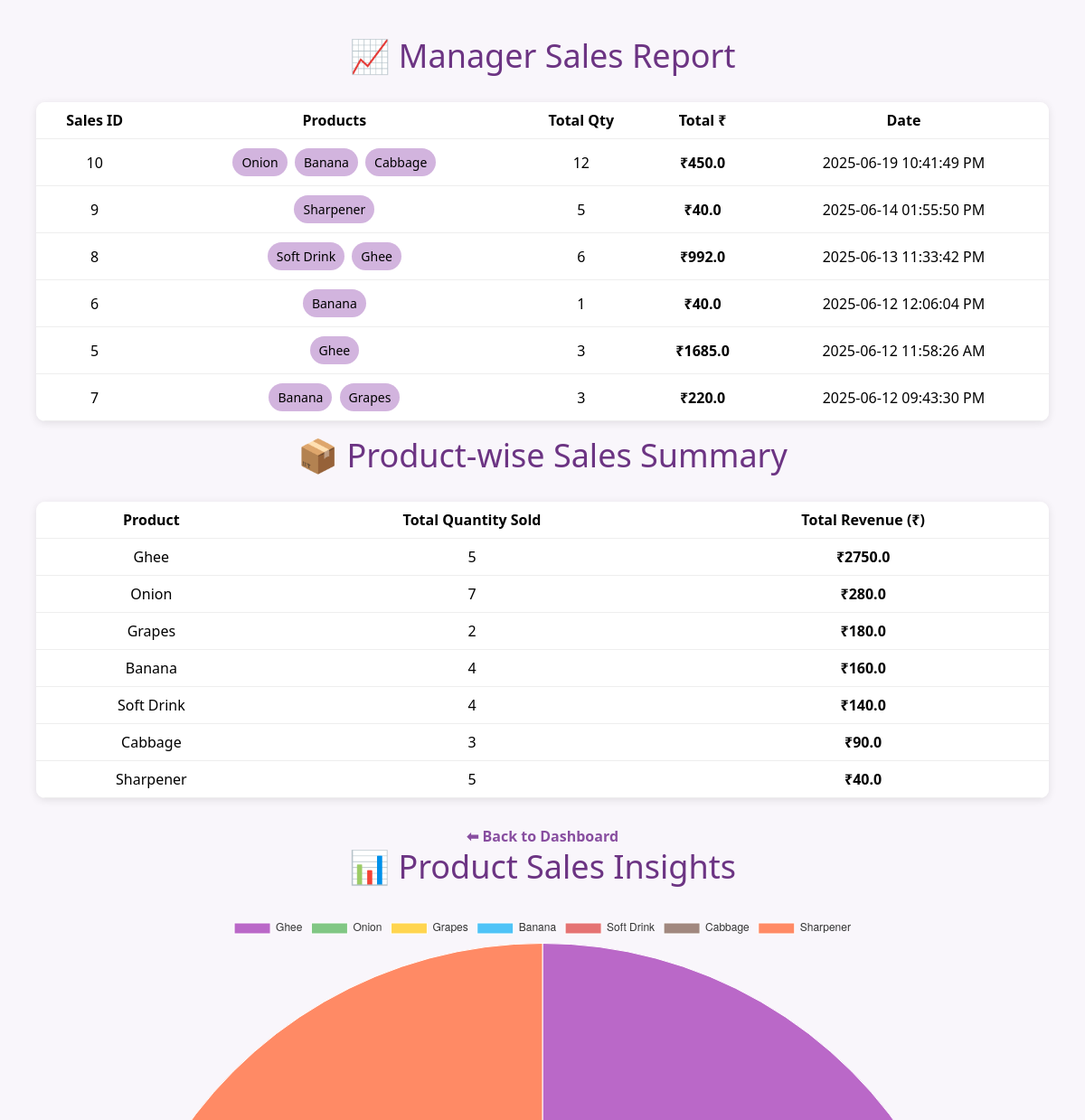
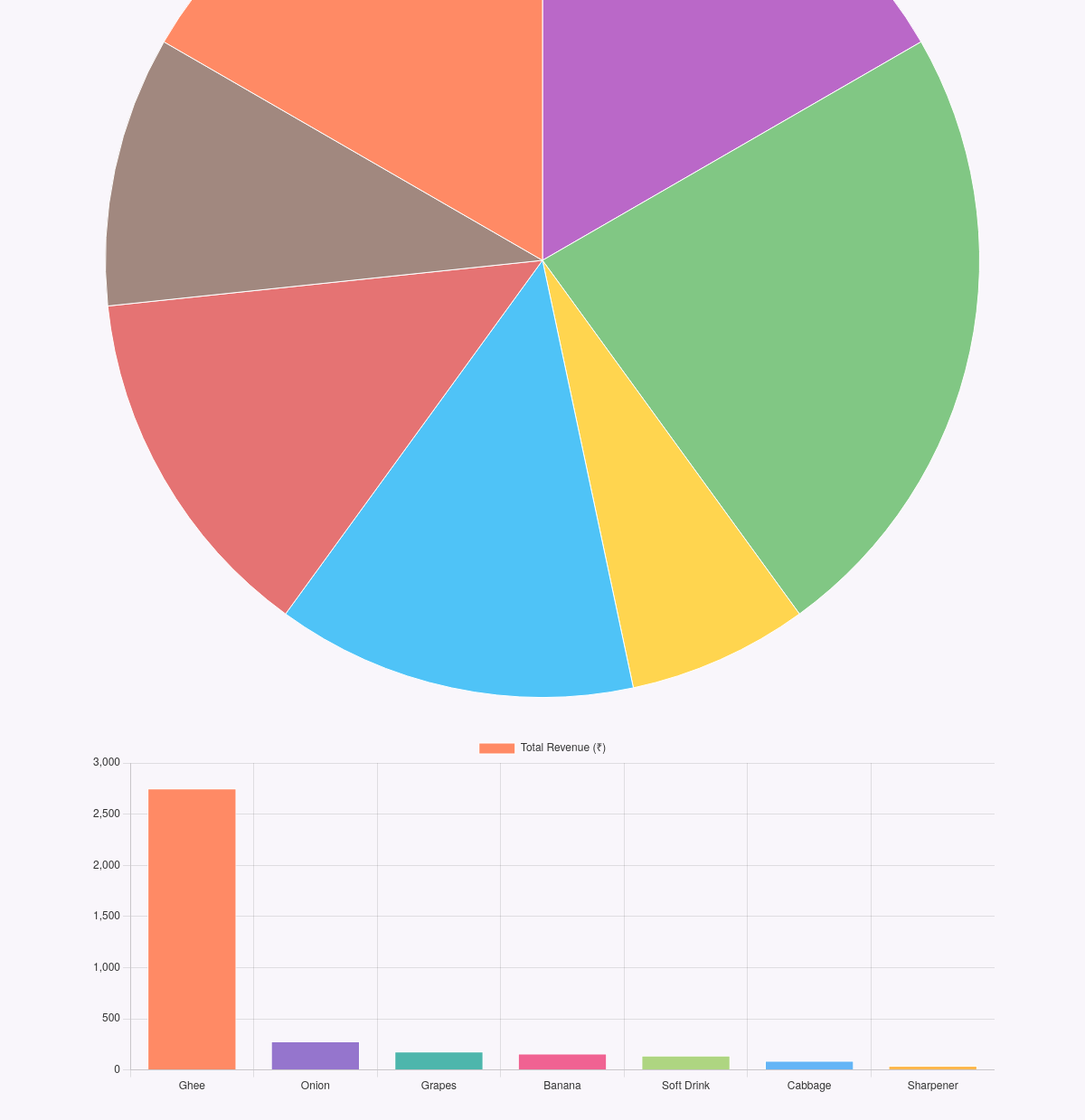
The app's page /manager/sales_report (signed in), older data (2 pictures, top to bottom).
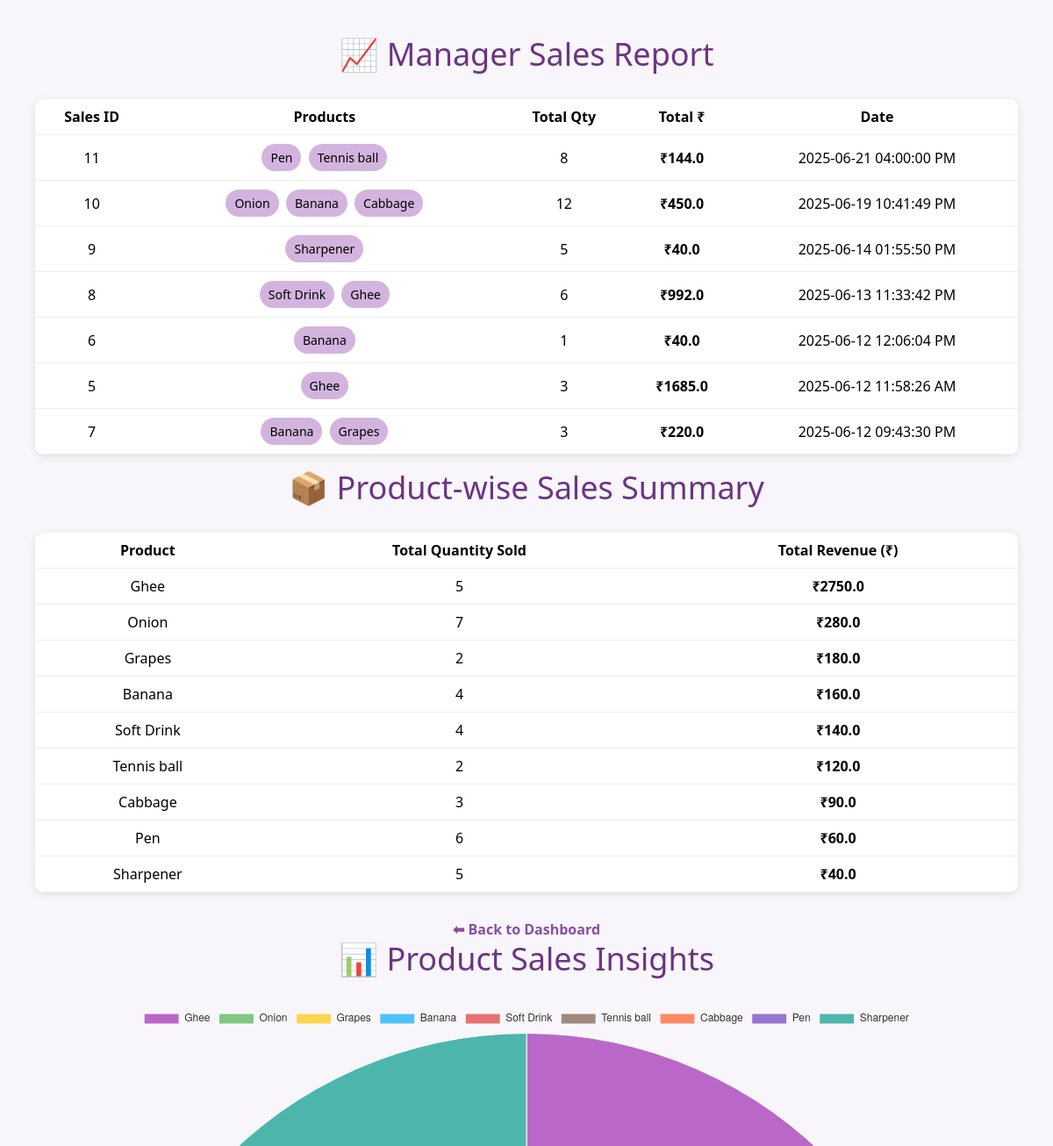
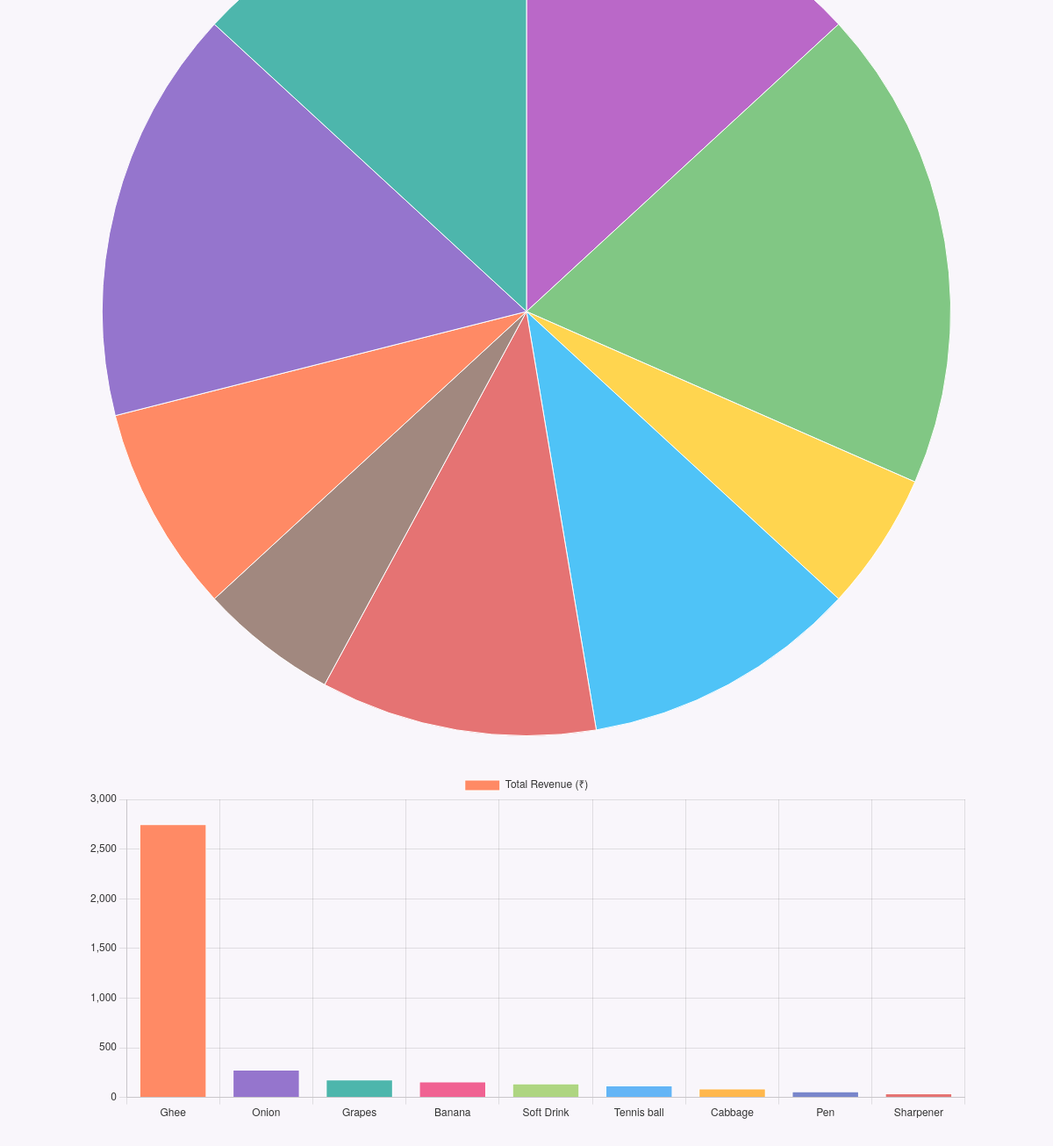
The same page, newer data (2 pictures, top to bottom).
### tables this page shows
CREATE TABLE "sales" (
	"id"	INTEGER,
	"customer_id"	INTEGER,
	"sale_date"	TEXT,
	"total_amount"	REAL,
	"name"	TEXT,
	PRIMARY KEY("id" AUTOINCREMENT),
	FOREIGN KEY("customer_id") REFERENCES "customers"("id")
);

CREATE TABLE sales_items (
            id INTEGER PRIMARY KEY AUTOINCREMENT,
            sale_id INTEGER,
            product_id INTEGER,
            product_name TEXT,
            quantity INTEGER,
            price_per_unit REAL,
            total_price REAL,
            FOREIGN KEY (sale_id) REFERENCES sales(id),
            FOREIGN KEY (product_id) REFERENCES products(id)
        );

### app.py (the view)
@app.route('/manager/sales_report')
def manager_sales_report():
    if 'role' in session and session['role'] == 'manager':
        with get_db_connection() as conn:
            cursor = conn.cursor()
            cursor.execute("""
                SELECT
                    s.id AS sale_id,
                    GROUP_CONCAT(si.product_name, ', ') AS product_names,
                    SUM(si.quantity) AS total_quantity,
                    s.total_amount,
                    s.sale_date
                FROM sales s
                JOIN sales_items si ON s.id = si.sale_id
                GROUP BY s.id
                ORDER BY s.sale_date DESC
            """)
            sales = cursor.fetchall()
            cursor.execute("""
                SELECT
                    si.product_name,
                    SUM(si.quantity) AS total_quantity_sold,
                    SUM(si.quantity * si.price_per_unit) AS total_sales_amount
                FROM sales_items si
                GROUP BY si.product_name
                ORDER BY total_sales_amount DESC
            """)
            product_sales = cursor.fetchall()
            log_manager_action("Viewed Sales Report", "Checked overall and product-wise sales", conn)
        return render_template("manager_sales_report.html", sales=sales, product_sales=product_sales)
    return redirect('/login')

### app.py (called while the page is built)
@contextmanager
def get_db_connection():
    conn = sqlite3.connect("grocery.db", timeout=10)
    conn.execute("PRAGMA journal_mode=WAL;")
    try:
        yield conn
        conn.commit()
    except Exception as e:
        conn.rollback()
        raise e
    finally:
        conn.close()

def log_manager_action(action, details="", conn=None):
    if 'username' in session:
        user = session['username']
    else:
        user = 'Unknown'
    if conn:
        conn.execute(
            "INSERT INTO manager_audit (action, details, user) VALUES (?, ?, ?)",
            (action, details, user)
        )
    else:
        with get_db_connection() as inner_conn:
            inner_conn.execute(
                "INSERT INTO manager_audit (action, details, user) VALUES (?, ?, ?)",
                (action, details, user)
            )

### templates/manager_sales_report.html (shortened to what the changed rows need)
<!DOCTYPE html>
<html lang="en">
<head>
    <link href="https://cdn.jsdelivr.net/npm/bootstrap@5.3.3/dist/css/bootstrap.min.css" rel="stylesheet">
</head>
<body>
    <h2>📈 Manager Sales Report</h2>
    {% if sales %}
        <table class="table table-hover">
            <thead>
                <tr>
                    <th>Sales ID</th>
                    <th>Products</th>
                    <th>Total Qty</th>
                    <th>Total ₹</th>
                    <th>Date</th>
                </tr>
            </thead>
            <tbody>
                {% for s in sales %}
                <tr>
                    <td>{{ s[0] }}</td>
                    <td>
                        {% for product in s[1].split(', ') %}
                            <span class="product-badge">{{ product }}</span>
                        {% endfor %}
                    </td>
                    <td>{{ s[2] }}</td>
                    <td><strong>₹{{ s[3] }}</strong></td>
                    <td>{{ s[4] }}</td>
                </tr>
                {% endfor %}
            </tbody>
        </table>
    {% else %}
        <p class="no-sales">🚫 No sales found.</p>
    {% endif %}
    <h2>📦 Product-wise Sales Summary </h2>
    {% if product_sales %}
        <table class="table table-hover">
            <thead>
                <tr>
                    <th>Product</th>
                    <th>Total Quantity Sold</th>
                    <th>Total Revenue (₹)</th>
                </tr>
            </thead>
            <tbody>
                {% for p in product_sales %}
                <tr>
                    <td>{{ p[0] }}</td>
                    <td>{{ p[1] }}</td>
                    <td><strong>₹{{ p[2] }}</strong></td>
                </tr>
                {% endfor %}
            </tbody>
        </table>
    {% else %}
        <p class="no-sales">🚫 No product sales data found.</p>
    {% endif %}
    <h2>📊 Product Sales Insights</h2>
<div style="width: 100%; max-width: 1000px; margin: auto;">
    <canvas id="quantityChart"></canvas>
</div>
<div style="width: 100%; max-width: 1000px; height: 400px; margin: 40px auto;">
    <canvas id="revenueChart"></canvas>
</div>
<script>
    const productNames = {{ product_sales | map(attribute=0) | list | tojson }};
    const productQuantities = {{ product_sales | map(attribute=1) | list | tojson }};
    const productRevenues = {{ product_sales | map(attribute=2) | list | tojson }};
    // 🥧 Pie Chart for Quantity Sold
    const quantityCtx = document.getElementById('quantityChart').getContext('2d');
    new Chart(quantityCtx, {
        type: 'pie',
        data: {
            labels: productNames,
            datasets: [{
                label: 'Quantity Sold',
                data: productQuantities,
                backgroundColor: [
                    '#BA68C8', '#81C784', '#FFD54F', '#4FC3F7', '#E57373',
                    '#A1887F', '#FF8A65', '#9575CD', '#4DB6AC', '#F06292'
                ],
                borderColor: '#fff',
                borderWidth: 1
            }]
        },
        options: {
            responsive: true,
            plugins: {
                legend: {
                    labels: { color: '#333' }
                }
            }
        }
    });
    // 📊 Bar Chart for Revenue
    const revenueCtx = document.getElementById('revenueChart').getContext('2d');
    new Chart(revenueCtx, {
        type: 'bar',
        data: {
            labels: productNames,
            datasets: [{
                label: 'Total Revenue (₹)',
                data: productRevenues,
                backgroundColor: [
                    '#FF8A65', '#9575CD', '#4DB6AC', '#F06292', '#AED581',
                    '#64B5F6', '#FFB74D', '#7986CB', '#E57373', '#BA68C8'
                ],
                borderColor: '#fff',
                borderWidth: 1
            }]
        },
        options: {
            responsive: true,
            maintainAspectRatio: false,
            scales: {
                y: {
                    beginAtZero: true,
                    ticks: { color: '#333' }
                },
                x: {
                    ticks: { color: '#333' }
                }
            },
            plugins: {
                legend: {
                    labels: { color: '#333' }
                }
            }
        }
    });
</script>
</body>
</html>

Row changes from the older to the newer data that the page shows:
added sales: id "11", product "Pen" "Tennis ball", s "8", total_amount "144.0", sale_date "2025-06-21 04:00:00 PM"
added sales_items: product_name "Tennis ball", quantity "2", total_price "120.0"
added sales_items: product_name "Pen", quantity "6", total_price "60.0"
Text that changed along with them:
chart data {{ product_sales | map(attribute=0) | list | tojson }}: ["Ghee", "Onion", "Grapes", "Banana", "Soft Drink", "Cabbage", "Sharpener"] → ["Ghee", "Onion", "Grapes", "Banana", "Soft Drink", "Tennis ball", "Cabbage", "Pen", "Sharpener"]
chart data {{ product_sales | map(attribute=1) | list | tojson }}: [5, 7, 2, 4, 4, 3, 5] → [5, 7, 2, 4, 4, 2, 3, 6, 5]
chart data {{ product_sales | map(attribute=2) | list | tojson }}: [2750.0, 280.0, 180.0, 160.0, 140.0, 90.0, 40.0] → [2750.0, 280.0, 180.0, 160.0, 140.0, 120.0, 90.0, 60.0, 40.0]
